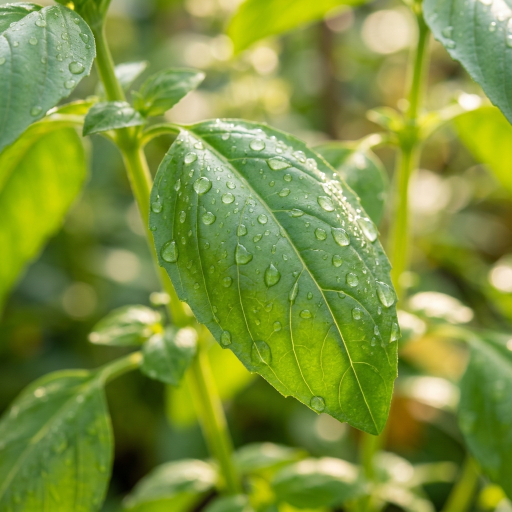
#> input picture uploads/sample_healthy_leaf.jpg, 1024 x 1024 px (shown at 1/2 size)
$ python -i image_processor.py   (imports and definitions only)   (older library calls are emulated)
#> lines starting #> are read from the running program, lines starting #| are printed output that depends on the picture; after the words box and inside, x2 and y2 are one past the last pixel; in counts of white or black regions, pixels touching at a corner belong together
"""
services/image_processor.py - Image Validation, Resizing, Thumbnailing & CV Feature Extraction
Handles secure uploads, image integrity checks, thumbnail generation, and OpenCV/PIL color/texture analytics.
"""

import os
import uuid
from datetime import datetime
from PIL import Image
import cv2
import numpy as np
from werkzeug.utils import secure_filename

ALLOWED_EXTENSIONS = {'jpg', 'jpeg', 'png', 'webp'}
MAX_DIMENSION = 1600
THUMBNAIL_SIZE = (400, 400)


# [104 lines left out: functions allowed_file, process_and_save_image, not called in this run]


def extract_visual_features(image_path):
    """
    Extract computer vision features (greenness, necrosis ratio, sharpness, brightness)
    using OpenCV to substantiate visual health observations.
    """
#> called with image_path = '../uploads/sample_healthy_leaf.jpg'
    metrics = {
        'is_blurry': False,
        'blur_score': 0.0,
        'average_brightness': 128.0,
        'green_ratio': 0.0,
        'yellow_brown_ratio': 0.0,
        'is_plant_candidate': True,
        'visual_description': []
    }

    if not os.path.exists(image_path):
        return metrics

    try:
        # Load image via OpenCV
        img_bgr = cv2.imread(image_path)
#> img_bgr is the input picture: shape (1024, 1024, 3); mean B, G, R 60.8, 146.4, 125.8
        if img_bgr is None:
            return metrics

        # Resize for consistent rapid analysis
        img_bgr = cv2.resize(img_bgr, (600, 600))
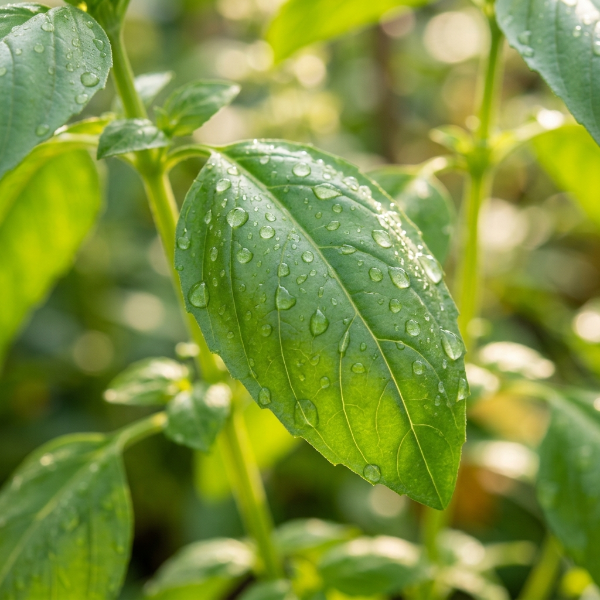
#> img_bgr: shape (600, 600, 3); mean B, G, R 60.7, 146.2, 125.7
        img_hsv = cv2.cvtColor(img_bgr, cv2.COLOR_BGR2HSV)
#> img_hsv: shape (600, 600, 3); mean H, S, V 38.5, 158.3, 147.8
        img_gray = cv2.cvtColor(img_bgr, cv2.COLOR_BGR2GRAY)
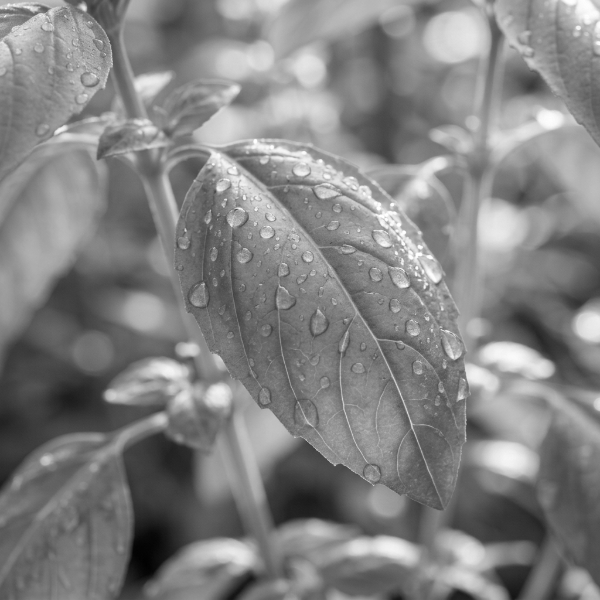
#> img_gray: shape (600, 600); min 1, max 255, mean 130.3

        # 1. Image Sharpness / Blur Detection (Laplacian Variance)
        laplacian_var = cv2.Laplacian(img_gray, cv2.CV_64F).var()
#> laplacian_var = 197.2
        metrics['blur_score'] = round(float(laplacian_var), 1)
        if laplacian_var < 70:
            metrics['is_blurry'] = True
            metrics['visual_description'].append('Image has moderate optical blur or soft focus.')

        # 2. Brightness Check
        avg_brightness = float(np.mean(img_gray))
#> avg_brightness = 130.3
        metrics['average_brightness'] = round(avg_brightness, 1)
        if avg_brightness < 45:
            metrics['visual_description'].append('Photograph is dimly lit; details in shadow might be obscured.')
        elif avg_brightness > 220:
            metrics['visual_description'].append('Photograph is overexposed; leaf highlights are washed out.')

        # 3. Green Foliage Coverage (HSV: Hue 35 to 85)
        lower_green = np.array([30, 40, 40])
        upper_green = np.array([85, 255, 255])
        mask_green = cv2.inRange(img_hsv, lower_green, upper_green)
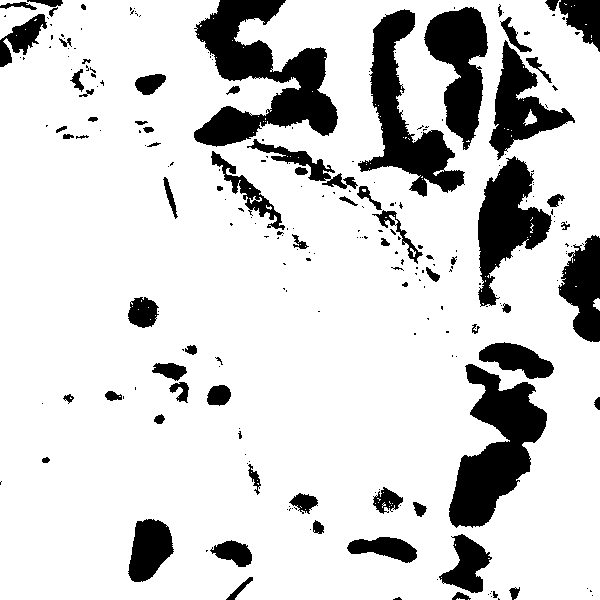
#> mask_green: shape (600, 600); 83% white; 244 black regions (170 under 20 px), largest, box (x1, y1, x2, y2) and area: (194, 0, 338, 147) 9843, (449, 364, 547, 528) 7912, (358, 9, 465, 197) 6679
        green_ratio = float(np.sum(mask_green > 0)) / (600 * 600)
#> green_ratio = 0.83
        metrics['green_ratio'] = round(green_ratio, 3)

        # 4. Yellow / Chlorotic Foliage Coverage (HSV: Hue 18 to 35)
        lower_yellow = np.array([18, 50, 50])
        upper_yellow = np.array([32, 255, 255])
        mask_yellow = cv2.inRange(img_hsv, lower_yellow, upper_yellow)
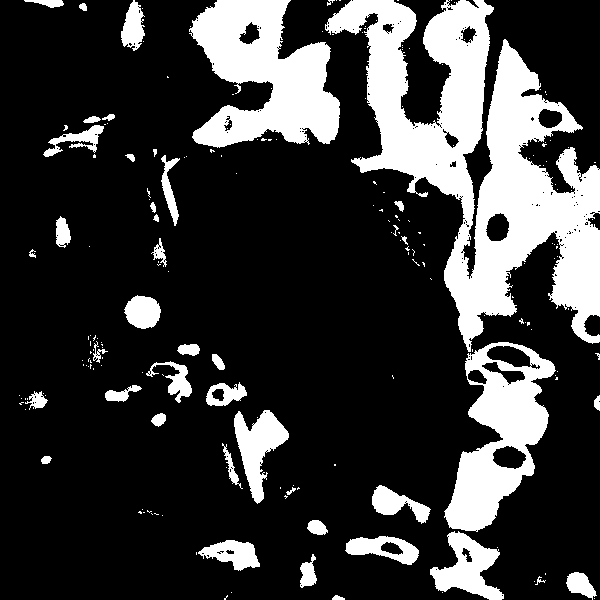
#> mask_yellow: shape (600, 600); 22.2% white; 198 white regions (154 under 20 px), largest, box (x1, y1, x2, y2) and area: (325, 0, 600, 352) 39921, (189, 0, 340, 148) 13534, (444, 342, 556, 532) 9832
        yellow_ratio = float(np.sum(mask_yellow > 0)) / (600 * 600)
#> yellow_ratio = 0.222

        # 5. Brown / Necrotic Lesion Foliage Coverage (HSV: Hue 8 to 20, lower saturation/val)
        lower_brown = np.array([5, 40, 20])
        upper_brown = np.array([20, 200, 160])
        mask_brown = cv2.inRange(img_hsv, lower_brown, upper_brown)
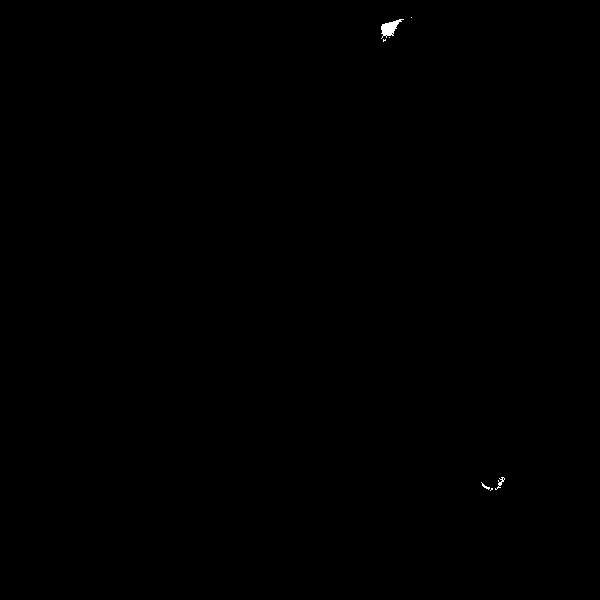
#> mask_brown: shape (600, 600); 0.08% white; 7 white regions (4 under 20 px), largest, box (x1, y1, x2, y2) and area: (381, 19, 404, 39) 208, (495, 477, 505, 490) 39, (481, 482, 490, 490) 22
        brown_ratio = float(np.sum(mask_brown > 0)) / (600 * 600)
#> brown_ratio = 0.000783

        total_necrotic_ratio = round(yellow_ratio + brown_ratio, 3)
#> total_necrotic_ratio = 0.223
        metrics['yellow_brown_ratio'] = total_necrotic_ratio

        # Determine plant likelihood
        if green_ratio < 0.08 and total_necrotic_ratio < 0.04:
            metrics['is_plant_candidate'] = False
            metrics['visual_description'].append('Low botanical chlorophyll signature detected; image may not contain plant leaves.')
        else:
            metrics['is_plant_candidate'] = True

        return metrics

    except Exception as e:
        metrics['visual_description'].append(f'CV analysis note: {str(e)}')
        return metrics

>>> result = extract_visual_features('../uploads/sample_healthy_leaf.jpg')
#> result = {'is_blurry': False, 'blur_score': 197.2, 'average_brightness': 130.3, 'green_ratio': 0.83, 'yellow_brown_ratio': 0.223, 'is_plant_candidate': True, 'visual_description': []}

$ run again, on uploads/sample_tomato_blight.jpg
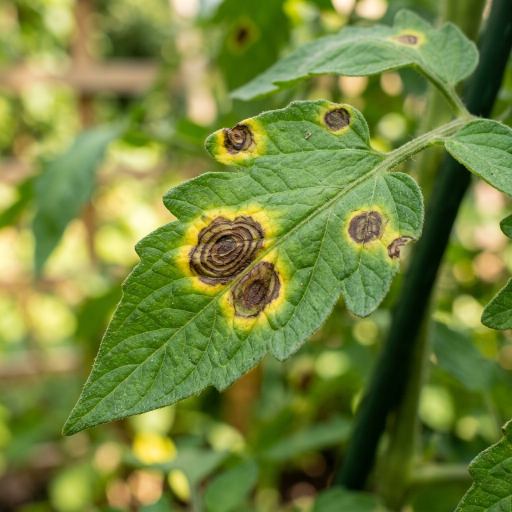
#> input picture uploads/sample_tomato_blight.jpg, 1024 x 1024 px (shown at 1/2 size)
#> in extract_visual_features, img_bgr is the input picture: shape (1024, 1024, 3); mean B, G, R 59.5, 132.1, 115.5
#> img_bgr: shape (600, 600, 3)
#> img_hsv: shape (600, 600, 3); mean H, S, V 38, 156.8, 135.8
#> laplacian_var = 392.9
#> avg_brightness = 118.8
#> in extract_visual_features, `mask_green = cv2.inRange(img_hsv, lower_green, upper_green)`:
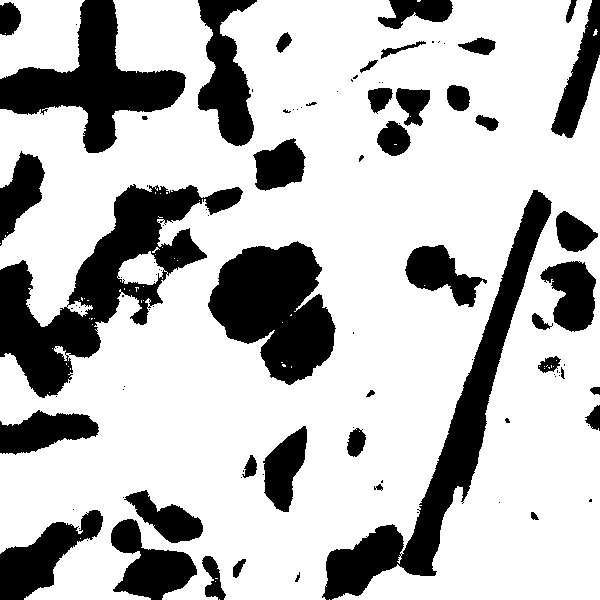
#> mask_green: shape (600, 600); 73.9% white; 104 black regions (60 under 20 px), largest, box (x1, y1, x2, y2) and area: (0, 184, 243, 398) 16685, (322, 190, 552, 600) 14417, (208, 241, 336, 385) 11789
#> green_ratio = 0.739
#> mask_yellow: shape (600, 600); 25.6% white; 190 white regions (143 under 20 px), largest, box (x1, y1, x2, y2) and area: (0, 172, 246, 458) 26698, (0, 0, 190, 249) 15936, (205, 240, 338, 387) 8323
#> yellow_ratio = 0.256
#> in extract_visual_features, `mask_brown = cv2.inRange(img_hsv, lower_brown, upper_brown)`:
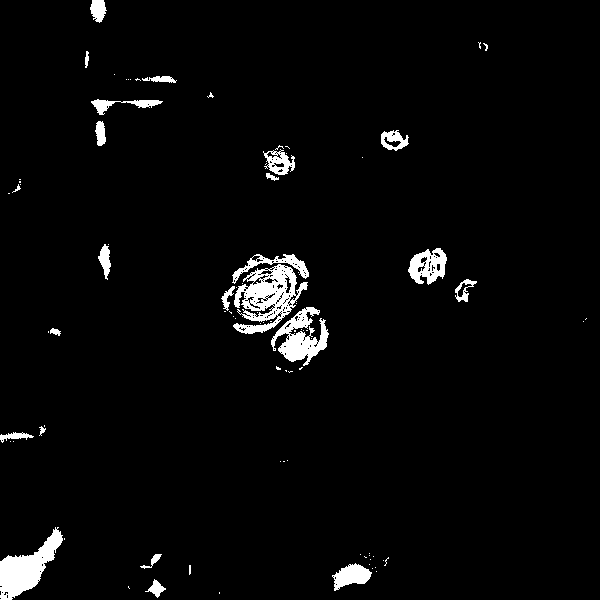
#> mask_brown: shape (600, 600); 3.2% white; 87 white regions (64 under 20 px), largest, box (x1, y1, x2, y2) and area: (233, 264, 308, 334) 2494, (0, 527, 63, 600) 1999, (271, 307, 329, 366) 1588
#> brown_ratio = 0.0317
#> total_necrotic_ratio = 0.288
#> result = {'is_blurry': False, 'blur_score': 392.9, 'average_brightness': 118.8, 'green_ratio': 0.739, 'yellow_brown_ratio': 0.288, 'is_plant_candidate': True, 'visual_description': []}
